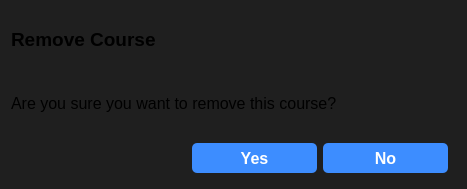
<?xml version="1.0" encoding="UTF-8"?>
<ui version="4.0">
 <class>Dialog</class>
 <widget class="QDialog" name="Dialog">
  <property name="geometry">
   <rect>
    <x>0</x>
    <y>0</y>
    <width>467</width>
    <height>189</height>
   </rect>
  </property>
  <property name="windowTitle">
   <string>Dialog</string>
  </property>
  <property name="windowIcon">
   <iconset resource="resource.qrc">
    <normaloff>:/img/icon.ico</normaloff>:/img/icon.ico</iconset>
  </property>
  <property name="styleSheet">
   <string notr="true">background-color: rgb(31, 31, 31);
border:none;</string>
  </property>
  <layout class="QVBoxLayout" name="verticalLayout">
   <item>
    <widget class="QLabel" name="title">
     <property name="text">
      <string>&lt;html&gt;&lt;head/&gt;&lt;body&gt;&lt;p&gt;&lt;span style=&quot; font-size:14pt; font-weight:700;&quot;&gt;Remove Course&lt;/span&gt;&lt;/p&gt;&lt;/body&gt;&lt;/html&gt;</string>
     </property>
    </widget>
   </item>
   <item>
    <widget class="QLabel" name="content">
     <property name="text">
      <string>&lt;html&gt;&lt;head/&gt;&lt;body&gt;&lt;p&gt;&lt;span style=&quot; font-size:12pt;&quot;&gt;Are you sure you want to remove this course?&lt;/span&gt;&lt;/p&gt;&lt;/body&gt;&lt;/html&gt;</string>
     </property>
    </widget>
   </item>
   <item alignment="Qt::AlignRight">
    <widget class="QFrame" name="frame">
     <property name="minimumSize">
      <size>
       <width>270</width>
       <height>40</height>
      </size>
     </property>
     <property name="maximumSize">
      <size>
       <width>270</width>
       <height>40</height>
      </size>
     </property>
     <property name="styleSheet">
      <string notr="true">QPushButton:focus {
	border: none;
	outline: none;
}
</string>
     </property>
     <property name="frameShape">
      <enum>QFrame::StyledPanel</enum>
     </property>
     <property name="frameShadow">
      <enum>QFrame::Raised</enum>
     </property>
     <layout class="QHBoxLayout" name="horizontalLayout">
      <property name="spacing">
       <number>0</number>
      </property>
      <property name="leftMargin">
       <number>0</number>
      </property>
      <property name="topMargin">
       <number>0</number>
      </property>
      <property name="rightMargin">
       <number>0</number>
      </property>
      <property name="bottomMargin">
       <number>0</number>
      </property>
      <item>
       <widget class="QPushButton" name="yesBtn">
        <property name="minimumSize">
         <size>
          <width>125</width>
          <height>30</height>
         </size>
        </property>
        <property name="maximumSize">
         <size>
          <width>125</width>
          <height>16777215</height>
         </size>
        </property>
        <property name="font">
         <font>
          <pointsize>12</pointsize>
          <bold>true</bold>
         </font>
        </property>
        <property name="cursor">
         <cursorShape>PointingHandCursor</cursorShape>
        </property>
        <property name="styleSheet">
         <string notr="true">
QPushButton#yesBtn{
border:none;
background-color:#3D8DFF;
	color: rgb(255, 255, 255);
border-radius:5px;}
QPushButton#yesBtn:pressed{
padding-left:5px;
padding-top:5px;
background-color:rgba(2, 65, 118, 100);
background-position:calc(100% - 10px)center;
}
QPushButton#yesBtn:hover{
background-color:rgba(2, 65, 118, 200);
}</string>
        </property>
        <property name="text">
         <string>Yes</string>
        </property>
       </widget>
      </item>
      <item>
       <widget class="QPushButton" name="noBtn">
        <property name="minimumSize">
         <size>
          <width>125</width>
          <height>30</height>
         </size>
        </property>
        <property name="maximumSize">
         <size>
          <width>125</width>
          <height>16777215</height>
         </size>
        </property>
        <property name="font">
         <font>
          <pointsize>12</pointsize>
          <bold>true</bold>
         </font>
        </property>
        <property name="cursor">
         <cursorShape>PointingHandCursor</cursorShape>
        </property>
        <property name="styleSheet">
         <string notr="true">
QPushButton#noBtn{
border:none;
background-color:#3D8DFF;
	color: rgb(255, 255, 255);
border-radius:5px;}
QPushButton#noBtn:pressed{
padding-left:5px;
padding-top:5px;
background-color:rgba(2, 65, 118, 100);
background-position:calc(100% - 10px)center;
}
QPushButton#noBtn:hover{
background-color:rgba(2, 65, 118, 200);
}</string>
        </property>
        <property name="text">
         <string>No</string>
        </property>
       </widget>
      </item>
     </layout>
    </widget>
   </item>
  </layout>
 </widget>
 <resources>
  <include location="resource.qrc"/>
 </resources>
 <connections/>
</ui>
